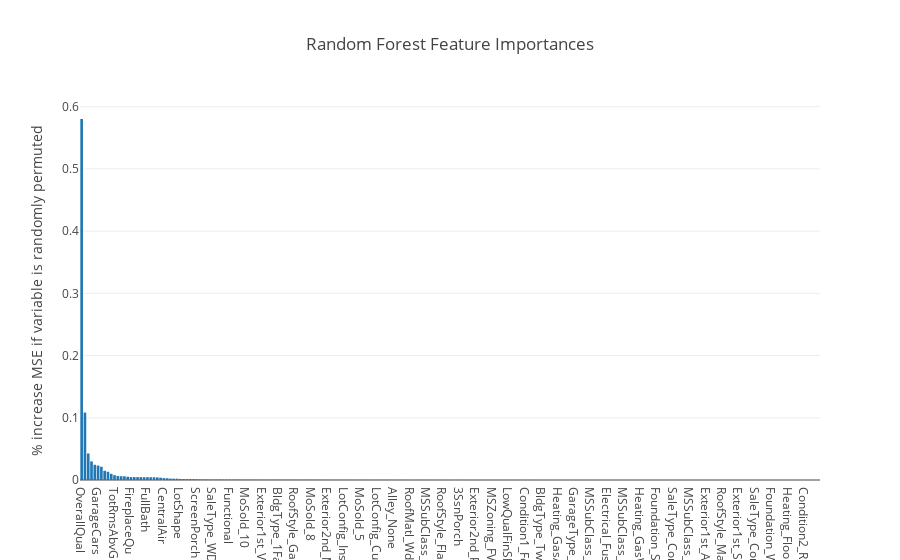

Notebook cell for this chart:
### Code cell
data = [go.Bar(
    y=importances,
    x=cols
)]
layout = go.Layout(
    title='Random Forest Feature Importances',
    yaxis=dict(
        title='% increase MSE if variable is randomly permuted',  
    )
)

plotly.offline.iplot(go.Figure(data=data,layout=layout))

### Figure 1 — Plotly figure (JSON) as saved in the notebook; plotly's stock layout.template omitted (floating-point values rounded to 4 significant figures; data arrays with more than 128 entries replaced by an {"elided": "..."} marker saying what was removed)
{"data": [{"type": "bar", "uid": "1c70b589-b721-4be0-8123-fef14a9e9be0", "x": {"elided": "225 str values"}, "y": {"elided": "225 float values"}}], "layout": {"title": "Random Forest Feature Importances", "yaxis": {"title": "% increase MSE if variable is randomly permuted"}}}
